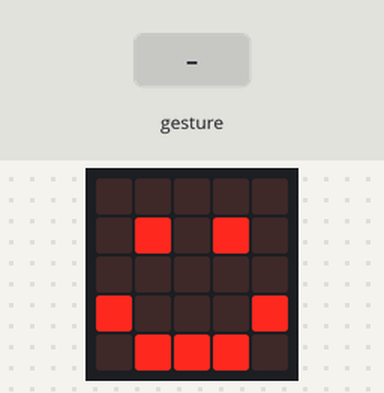
A program run on a simulated BBC micro:bit (MakeCode). Shown: the board's 5×5 LED display. Inputs (shaded band) come from the test bench. Random numbers come from a fixed seed; a tilt is held for 1.5 s and a shake lasts 1 s, then the board lies face up again.

Above: at 1.8 s.
1.9 s: gesture 'shake'
At 3.1 s:
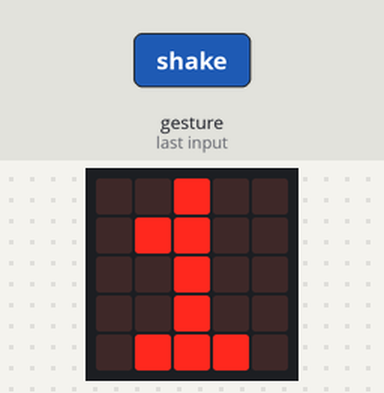
At 4.7 s:
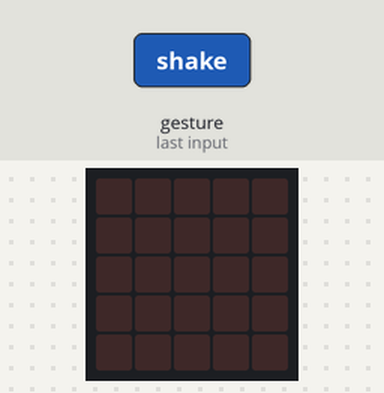
Timing chart, 0 to 6.2 s (numbered marks = the images above; inputs shaded):
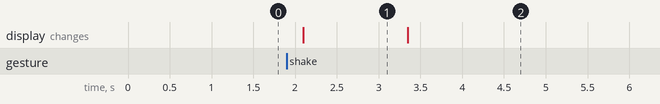

Measured:
- after the input at 1.9 s, the display: changes after 0.20 s (image 1)
- what the display in image 1 shows lasts 1.3 s, from 2.1 s to 3.4 s

The program:

main.ts
```typescript
// Funktion, um eine Zufallszahl zwischen 1 und 6 zu generieren
function rollDice () {
    return Math.floor(Math.random() * 6) + 1
}
// Event-Handler für das Schütteln des Micro:bit
input.onGesture(Gesture.Shake, function () {
    // Zufallszahl generieren
    rollResult = rollDice()
    // Augenzahl auf dem Display anzeigen
    basic.showNumber(rollResult)
    basic.pause(500)
    basic.clearScreen()
})
let rollResult = 0
// Hauptprogramm
basic.showIcon(IconNames.Happy)
```

test.ts
```typescript
// Hier kann man Tests durchführen; diese Datei wird nicht kompiliert, wenn dieses Paket als Erweiterung verwendet wird.
```
